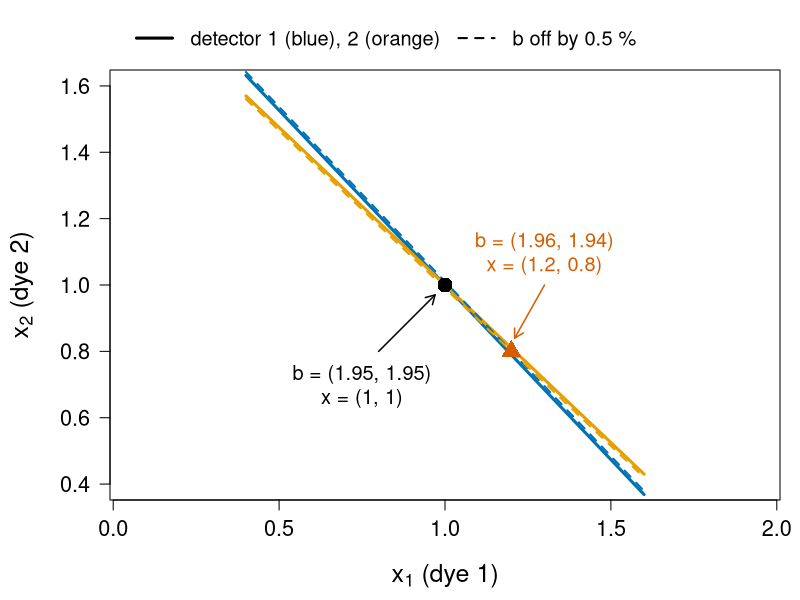
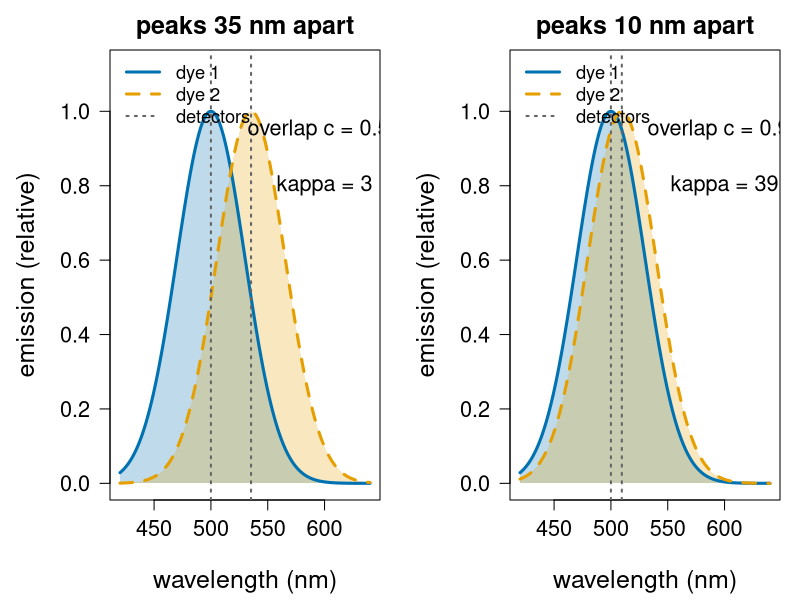
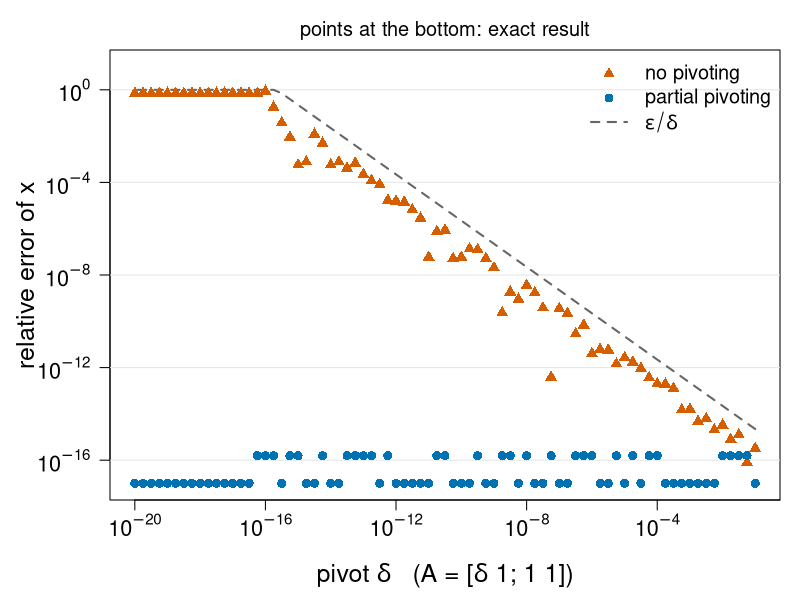
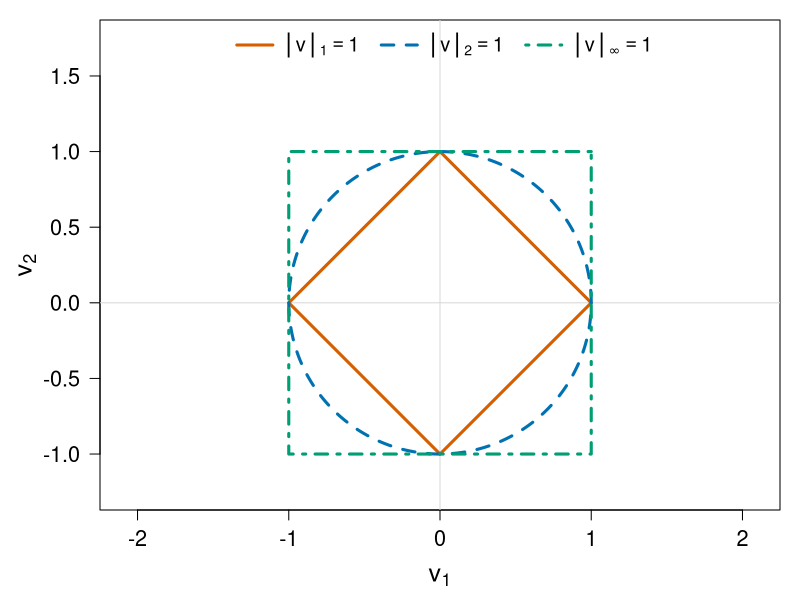
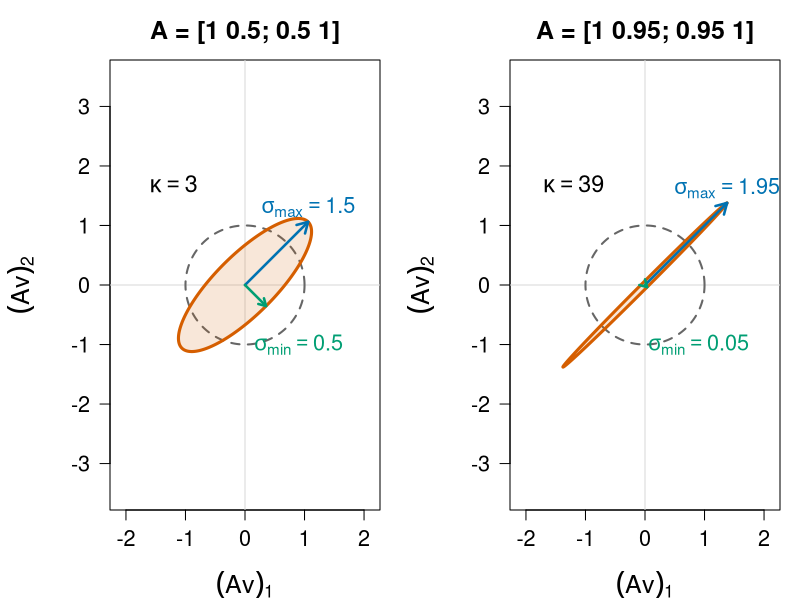
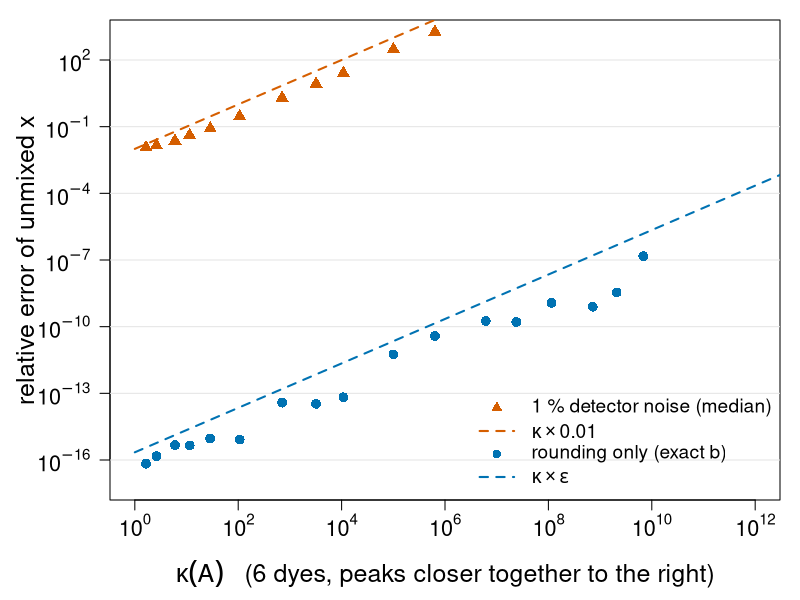
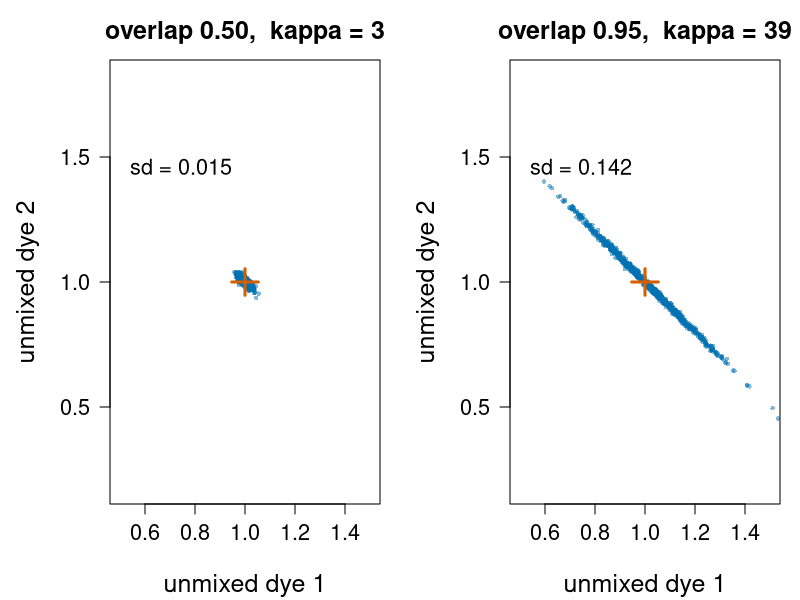

The R source for these figures, in order:
# Figures for the pivoting-conditioning/ unit ("Pivoting, norms and conditioning").
#
# Re-run by hand from this folder (it is NOT run by `quarto render`):
#   cd pivoting-conditioning && Rscript make-pivoting-conditioning-figs.R
#
# Base R only (grDevices::svg needs cairo). All data are simulated or exact
# formulas; the code mirrors the code on the slides and in the exercise.
# Writes fig01-...svg to fig07-...svg into this folder.

## ---- colours (Okabe-Ito, colour-blind safe) ----------------------------------
col_bad  <- "#D55E00"   # vermillion: no pivoting / ill-conditioned
col_good <- "#0072B2"   # blue: pivoting / well-conditioned
col_3    <- "#009E73"   # green
col_4    <- "#E69F00"   # orange
col_grey <- "grey40"

open_svg <- function(file, w = 8, h = 5) {
  svg(file, width = w, height = h)
  par(mar = c(5, 5.5, 2.5, 1), cex.lab = 1.5, cex.axis = 1.3, cex.main = 1.5,
      las = 1, mgp = c(3.6, 1, 0))
}
log_axis <- function(side, at) {
  axis(side, at = at, labels = parse(text = paste0("10^", log10(at))))
}
eps <- .Machine$double.eps
rel <- function(xhat, x) sqrt(sum((xhat - x)^2)) / sqrt(sum(x^2))

# Elimination with and without partial pivoting (as on the slides).
solve_ge <- function(A, b, pivot = TRUE) {
  n <- nrow(A)
  for (k in 1:(n - 1)) {
    if (pivot) {
      p <- which.max(abs(A[k:n, k])) + k - 1
      A[c(k, p), ] <- A[c(p, k), ]; b[c(k, p)] <- b[c(p, k)]
    }
    for (i in (k + 1):n) {
      m <- A[i, k] / A[k, k]
      A[i, ] <- A[i, ] - m * A[k, ]
      b[i]   <- b[i]   - m * b[k]
    }
  }
  x <- numeric(n)
  for (i in n:1) x[i] <- (b[i] - sum(A[i, -(1:i)] * x[-(1:i)])) / A[i, i]
  x
}

# Gaussian emission spectra: detector i sits at the peak of dye i.
panel <- function(n, spacing, width = 30) {
  peak <- 500 + spacing * (0:(n - 1))
  outer(peak, peak, function(d, p) exp(-(d - p)^2 / (2 * width^2)))
}

## ---- fig01: two dyes, nearly parallel lines ----------------------------------
open_svg("fig01-two-lines.svg", w = 7, h = 5.5)
par(mar = c(5, 5.5, 3.5, 1))
plot(NA, xlim = c(0.4, 1.6), ylim = c(0.4, 1.6), asp = 1,
     xlab = expression(x[1] ~ "(dye 1)"), ylab = expression(x[2] ~ "(dye 2)"))
x1 <- seq(0.4, 1.6, length.out = 50)
u <- par("usr"); clip(u[1], u[2], u[3], u[4])
line_y <- function(a, c, b) (b - a * x1) / c          # a x1 + c x2 = b
lines(x1, line_y(1, 0.95, 1.95), col = col_good, lwd = 3)
lines(x1, line_y(0.95, 1, 1.95), col = col_4, lwd = 3)
lines(x1, line_y(1, 0.95, 1.96), col = col_good, lwd = 2, lty = 2)
lines(x1, line_y(0.95, 1, 1.94), col = col_4, lwd = 2, lty = 2)
points(1, 1, pch = 16, cex = 2); points(1.2, 0.8, pch = 17, cex = 2, col = col_bad)
text(0.75, 0.7, "b = (1.95, 1.95)\nx = (1, 1)", cex = 1.2)
text(1.3, 1.1, "b = (1.96, 1.94)\nx = (1.2, 0.8)", cex = 1.2, col = col_bad)
arrows(0.8, 0.8, 0.97, 0.97, length = 0.1, lwd = 1.5)
arrows(1.3, 1.0, 1.21, 0.84, length = 0.1, lwd = 1.5, col = col_bad)
u <- par("usr"); clip(u[1], u[2], u[3] - 1, u[4] + 1)
legend("top", inset = c(0, -0.13), xpd = NA, horiz = TRUE, bty = "n", cex = 1.2,
       lwd = c(3, 2), lty = c(1, 2), legend = c("detector 1 (blue), 2 (orange)", "b off by 0.5 %"))
invisible(dev.off())

## ---- fig02: emission spectra and the mixing matrix ---------------------------
wl <- seq(420, 640, by = 1)
spec <- function(peak, width = 30) exp(-(wl - peak)^2 / (2 * width^2))
open_svg("fig02-spectra.svg", w = 12, h = 4.8)
par(mfrow = c(1, 2))
show_pair <- function(d2, main) {
  plot(wl, spec(500), type = "n", ylim = c(0, 1.12),
       xlab = "wavelength (nm)", ylab = "emission (relative)", main = main)
  polygon(c(wl, rev(wl)), c(spec(500), 0 * wl), col = adjustcolor(col_good, 0.25), border = NA)
  polygon(c(wl, rev(wl)), c(spec(500 + d2), 0 * wl), col = adjustcolor(col_4, 0.25), border = NA)
  lines(wl, spec(500), col = col_good, lwd = 3)
  lines(wl, spec(500 + d2), col = col_4, lwd = 3, lty = 2)
  abline(v = c(500, 500 + d2), lty = 3, lwd = 2, col = col_grey)
  ov <- exp(-d2^2 / (2 * 30^2))
  text(600, 0.95, sprintf("overlap c = %.2f", ov), cex = 1.3)
  text(600, 0.80, sprintf("kappa = %.0f", (1 + ov) / (1 - ov)), cex = 1.3)
  legend("topleft", bty = "n", cex = 1.1, lwd = c(3, 3, 2), lty = c(1, 2, 3),
         col = c(col_good, col_4, col_grey), legend = c("dye 1", "dye 2", "detectors"))
}
show_pair(30 * sqrt(-2 * log(0.5)), "peaks 35 nm apart")
show_pair(30 * sqrt(-2 * log(0.95)), "peaks 10 nm apart")
invisible(dev.off())

## ---- fig03: error without and with pivoting ----------------------------------
delta <- 10^seq(-1, -20, by = -0.25)
err_np <- err_p <- numeric(length(delta))
for (i in seq_along(delta)) {
  A <- matrix(c(delta[i], 1, 1, 1), 2, byrow = TRUE)
  b <- c(1, 2)
  x <- c(1 / (1 - delta[i]), (1 - 2 * delta[i]) / (1 - delta[i]))   # exact
  err_np[i] <- rel(solve_ge(A, b, pivot = FALSE), x)
  err_p[i]  <- rel(solve_ge(A, b, pivot = TRUE), x)
}
err_np[err_np == 0] <- 1e-17; err_p[err_p == 0] <- 1e-17
open_svg("fig03-pivot-error.svg")
plot(delta, err_np, log = "xy", type = "n", xaxt = "n", yaxt = "n",
     ylim = c(1e-17, 10), xlim = c(1e-20, 0.1),
     xlab = expression("pivot " * delta * "   (A = [" * delta * " 1; 1 1])"),
     ylab = "relative error of x")
log_axis(1, 10^seq(-20, 0, by = 4)); log_axis(2, 10^seq(-16, 0, by = 4))
abline(h = 10^seq(-16, 0, by = 4), col = "grey90")
lines(delta, pmin(eps / delta, 1), lty = 2, col = col_grey, lwd = 2)
points(delta, err_np, pch = 17, col = col_bad, cex = 1.2)
points(delta, err_p, pch = 16, col = col_good, cex = 1.2)
legend("topright", bty = "n", cex = 1.2, pch = c(17, 16, NA), lty = c(NA, NA, 2),
       lwd = c(NA, NA, 2), col = c(col_bad, col_good, col_grey),
       legend = c("no pivoting", "partial pivoting", expression(epsilon / delta)))
mtext("points at the bottom: exact result", side = 3, line = 0.5, cex = 1.2)
invisible(dev.off())

## ---- fig04: unit balls of the 1-, 2- and inf-norms ---------------------------
open_svg("fig04-unit-balls.svg", w = 6, h = 6)
par(mar = c(4.5, 5, 1, 1), mgp = c(3, 1, 0))
plot(NA, xlim = c(-1.25, 1.25), ylim = c(-1.25, 1.75), asp = 1,
     xlab = expression(v[1]), ylab = expression(v[2]))
abline(h = 0, v = 0, col = "grey85")
th <- seq(0, 2 * pi, length.out = 300)
polygon(c(1, 0, -1, 0), c(0, 1, 0, -1), border = col_bad, lwd = 3)
lines(cos(th), sin(th), col = col_good, lwd = 3, lty = 2)
polygon(c(1, -1, -1, 1), c(1, 1, -1, -1), border = col_3, lwd = 3, lty = 4)
legend("top", bty = "n", cex = 1.2, lwd = 3, lty = c(1, 2, 4), horiz = TRUE,
       col = c(col_bad, col_good, col_3), x.intersp = 0.5,
       legend = expression(group("||", v, "||")[1] == 1, group("||", v, "||")[2] == 1,
                           group("||", v, "||")[infinity] == 1))
invisible(dev.off())

## ---- fig05: A maps the unit circle to an ellipse -----------------------------
open_svg("fig05-ellipse.svg", w = 12, h = 5.2)
par(mfrow = c(1, 2), mar = c(4.5, 5.5, 3, 1))
th <- seq(0, 2 * pi, length.out = 400)
circ <- rbind(cos(th), sin(th))
show_map <- function(c, main) {
  A <- matrix(c(1, c, c, 1), 2, byrow = TRUE)
  E <- A %*% circ
  plot(NA, xlim = c(-2.1, 2.1), ylim = c(-2.1, 2.1), asp = 1,
       xlab = expression((A * v)[1]), ylab = expression((A * v)[2]), main = main)
  abline(h = 0, v = 0, col = "grey85")
  lines(circ[1, ], circ[2, ], col = col_grey, lwd = 2, lty = 2)
  polygon(E[1, ], E[2, ], border = col_bad, lwd = 3, col = adjustcolor(col_bad, 0.15))
  s1 <- 1 + c; s2 <- 1 - c
  arrows(0, 0, s1 / sqrt(2), s1 / sqrt(2), length = 0.12, lwd = 2.5, col = col_good)
  arrows(0, 0, s2 / sqrt(2), -s2 / sqrt(2), length = 0.08, lwd = 2.5, col = col_3)
  text(s1 / sqrt(2), s1 / sqrt(2) + 0.25, bquote(sigma[max] == .(s1)), cex = 1.3, col = col_good)
  text(0.9, -1.0, bquote(sigma[min] == .(s2)), cex = 1.3, col = col_3)
  text(-1.2, 1.7, bquote(kappa == .(round(s1 / s2))), cex = 1.4)
}
show_map(0.5, "A = [1 0.5; 0.5 1]")
show_map(0.95, "A = [1 0.95; 0.95 1]")
invisible(dev.off())

## ---- fig06: digits lost vs condition number ----------------------------------
set.seed(1)
spacings <- c(60, 50, 40, 35, 30, 25, 20, 17, 15, 12, 10, 8, 7, 6, 5, 4.5, 4)
xtrue <- c(5, 1, 3, 2, 4, 1)
kap <- err_round <- err_noise <- numeric(length(spacings))
for (i in seq_along(spacings)) {
  A <- panel(6, spacings[i])
  kap[i] <- kappa(A, exact = TRUE)
  b <- drop(A %*% xtrue)
  err_round[i] <- rel(solve(A, b), xtrue)
  err_noise[i] <- median(replicate(200,
    rel(solve(A, b * (1 + rnorm(6, sd = 0.01))), xtrue)))
}
open_svg("fig06-digits-lost.svg", w = 9, h = 5.2)
par(mar = c(5, 5.5, 1, 1))
plot(kap, err_round, log = "xy", type = "n", xaxt = "n", yaxt = "n",
     ylim = c(1e-17, 1e3), xlim = c(1, 1e12),
     xlab = expression(kappa(A) ~ "  (6 dyes, peaks closer together to the right)"),
     ylab = "relative error of unmixed x")
log_axis(1, 10^seq(0, 12, by = 2)); log_axis(2, 10^seq(-16, 2, by = 3))
abline(h = 10^seq(-16, 2, by = 3), col = "grey90")
lines(c(1, 1e14), eps * c(1, 1e14), lty = 2, lwd = 2, col = col_good)
lines(c(1, 1e14), 0.01 * c(1, 1e14), lty = 2, lwd = 2, col = col_bad)
points(kap, pmax(err_round, 1e-17), pch = 16, cex = 1.3, col = col_good)
points(kap, err_noise, pch = 17, cex = 1.3, col = col_bad)
legend("bottomright", bty = "n", cex = 1.15, pch = c(17, NA, 16, NA), lty = c(NA, 2, NA, 2),
       lwd = 2, col = c(col_bad, col_bad, col_good, col_good),
       legend = c("1 % detector noise (median)", expression(kappa %*% 0.01),
                  "rounding only (exact b)", expression(kappa %*% epsilon)))
invisible(dev.off())

## ---- fig07: noise amplification in unmixed cells -----------------------------
set.seed(2)
noise <- matrix(rnorm(2 * 1000, sd = 0.01), 2)      # 1 % detector noise, 1000 cells
open_svg("fig07-unmix-cells.svg", w = 12, h = 5.2)
par(mfrow = c(1, 2), mar = c(4.8, 5.5, 3, 1))
show_cells <- function(c) {
  A <- matrix(c(1, c, c, 1), 2, byrow = TRUE)
  X <- solve(A, drop(A %*% c(1, 1)) + noise)
  plot(X[1, ], X[2, ], pch = 16, cex = 0.6, col = adjustcolor(col_good, 0.5),
       xlim = c(0.5, 1.5), ylim = c(0.5, 1.5), asp = 1,
       xlab = "unmixed dye 1", ylab = "unmixed dye 2",
       main = sprintf("overlap %.2f,  kappa = %.0f", c, (1 + c) / (1 - c)))
  points(1, 1, pch = 3, cex = 2.5, lwd = 3, col = col_bad)
  text(0.5, 1.45, sprintf("sd = %.3f", sd(X[1, ])), pos = 4, cex = 1.3)
}
show_cells(0.5)
show_cells(0.95)
invisible(dev.off())

cat("wrote fig01-fig07\n")
